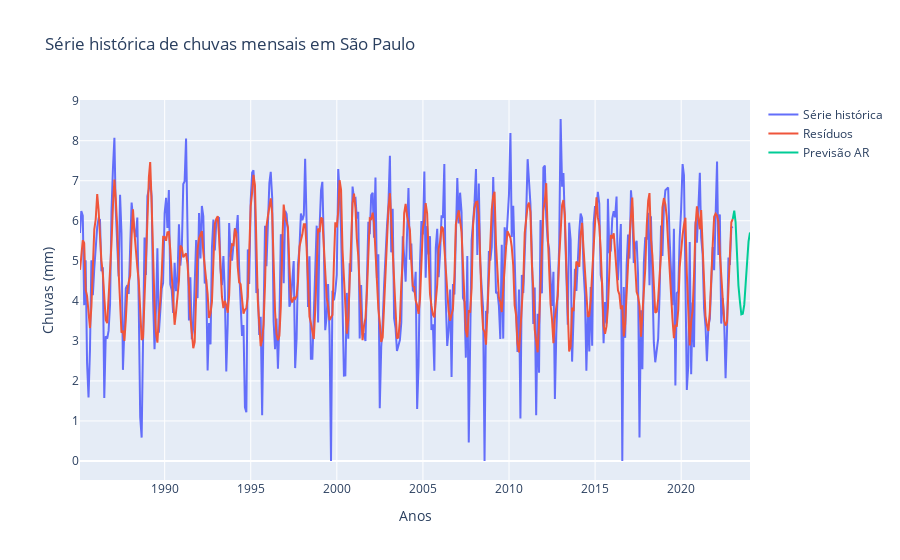

Notebook source saved alongside this figure:
### Code cell
resultado.fittedvalues
previsao = resultado.predict(start=455, end=467)
_ = serie_n-residuos

fig = go.Figure()
fig.add_trace(go.Scatter(x=serie_n.index, y=serie_n.values,
                    mode='lines',
                    name='Série histórica'))
fig.add_trace(go.Scatter(x=serie_n.index, y=_,
                    mode='lines',
                    name='Resíduos'))
fig.add_trace(go.Scatter(x=previsao.index, y=previsao,
                    mode='lines',
                    name='Previsão AR'))
fig.update_layout(title='Série histórica de chuvas mensais em São Paulo',
                    xaxis_title='Anos',
                    yaxis_title='Chuvas (mm)')
fig.show()

### Figure 1 — Plotly figure (JSON) as saved in the notebook; plotly's stock layout.template omitted (floating-point values rounded to 4 significant figures; data arrays with more than 128 entries replaced by an {"elided": "..."} marker saying what was removed)
{"data": [{"mode": "lines", "name": "Série histórica", "type": "scatter", "x": {"elided": "456 str values"}, "y": {"elided": "456 float values"}}, {"mode": "lines", "name": "Resíduos", "type": "scatter", "x": {"elided": "456 str values"}, "y": {"elided": "456 float values"}}, {"mode": "lines", "name": "Previsão AR", "type": "scatter", "x": ["2022-12-31T00:00:00", "2023-01-31T00:00:00", "2023-02-28T00:00:00", "2023-03-31T00:00:00", "2023-04-30T00:00:00", "2023-05-31T00:00:00", "2023-06-30T00:00:00", "2023-07-31T00:00:00", "2023-08-31T00:00:00", "2023-09-30T00:00:00", "2023-10-31T00:00:00", "2023-11-30T00:00:00", "2023-12-31T00:00:00"], "y": [6.045, 6.255, 5.967, 5.128, 4.381, 3.983, 3.664, 3.679, 3.899, 4.429, 5.029, 5.484, 5.707]}], "layout": {"title": {"text": "Série histórica de chuvas mensais em São Paulo"}, "xaxis": {"title": {"text": "Anos"}}, "yaxis": {"title": {"text": "Chuvas (mm)"}}}}
